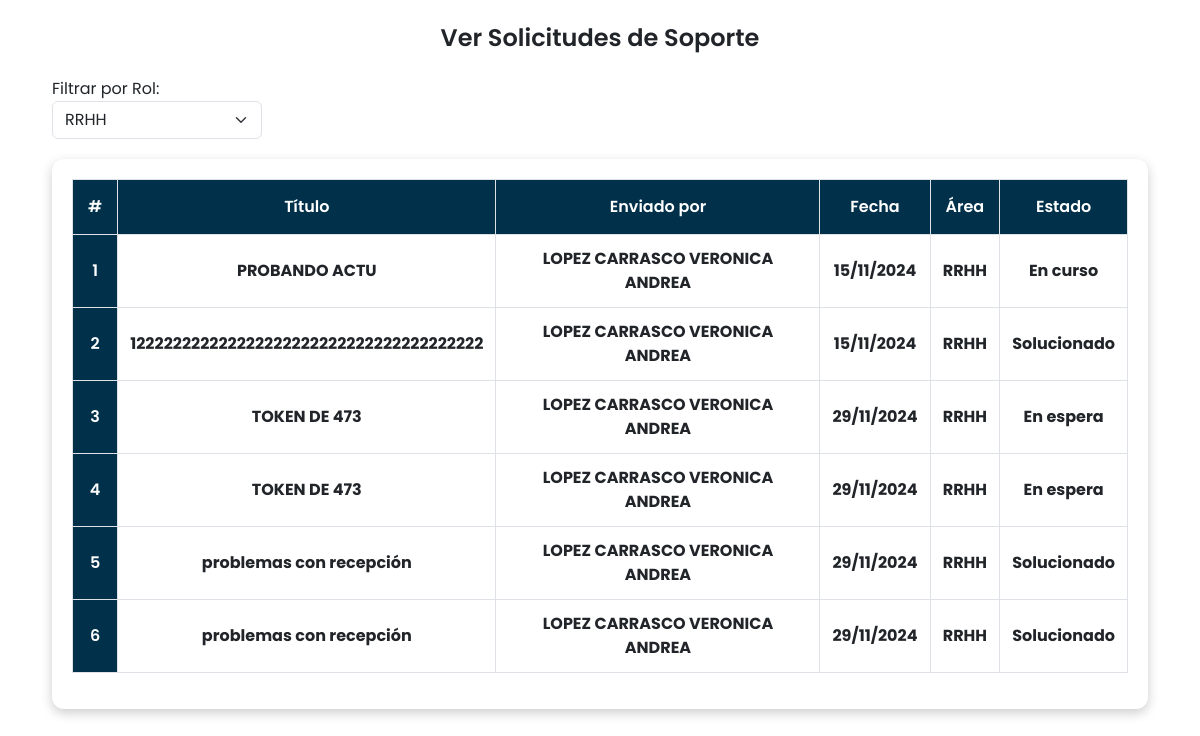
Page /Aplicacion/prueba.php?rol_id=5 (signed in) on the committed database.
### tables this page shows
CREATE TABLE `soportes` (
  `id` int(11) NOT NULL,
  `titulo` varchar(255) NOT NULL,
  `contenido` text DEFAULT NULL,
  `urgencia` enum('442','473') NOT NULL DEFAULT '442',
  `imagen` varchar(255) DEFAULT NULL,
  `fecha_creacion` timestamp NOT NULL DEFAULT current_timestamp(),
  `rut` varchar(13) NOT NULL,
  `rol_id` int(11) NOT NULL,
  `estado` enum('En espera','En curso','Solucionado') DEFAULT 'En espera',
  `fecha_solucionado` timestamp NULL DEFAULT NULL
);

CREATE TABLE `personal` (
  `rut` varchar(13) NOT NULL,
  `nombre` varchar(255) NOT NULL,
  `correo` varchar(255) NOT NULL,
  `imagen` varchar(255) DEFAULT NULL,
  `fecha_nacimiento` date DEFAULT NULL,
  `cargo_id` int(11) NOT NULL,
  `rol_id` int(11) NOT NULL,
  `activo` tinyint(1) DEFAULT 1,
  `admin` tinyint(1) DEFAULT 0
);

CREATE TABLE `roles` (
  `id` int(11) NOT NULL,
  `rol` varchar(255) NOT NULL
);

### Aplicacion/prueba.php (the view, shortened to what this page needs)
<?php
include("conexion.php");
$rol_id_seleccionado = isset($_GET['rol_id']) ? $_GET['rol_id'] : 0;
$sql_roles = "SELECT id, rol FROM roles";
$result_roles = $conn->query($sql_roles);
if ($rol_id_seleccionado == 0) {
    $sql_solicitudes = "SELECT soportes.*, roles.rol, personal.nombre, personal.imagen as profile_photo, soportes.estado
                    FROM soportes
                    JOIN roles ON soportes.rol_id = roles.id
                    JOIN personal ON soportes.rut = personal.rut";
} else {
    $sql_solicitudes = "SELECT soportes.*, roles.rol, personal.nombre, personal.imagen as profile_photo, soportes.estado
                        FROM soportes
                        JOIN roles ON soportes.rol_id = roles.id
                        JOIN personal ON soportes.rut = personal.rut
                        WHERE soportes.rol_id = '$rol_id_seleccionado'";
}
$result_solicitudes = $conn->query($sql_solicitudes);
?>
<!DOCTYPE html>
<html lang="es">
<head>
    <link href="https://cdn.jsdelivr.net/npm/bootstrap@5.3.0-alpha3/dist/css/bootstrap.min.css" rel="stylesheet">
    <link href="https://cdn.lineicons.com/4.0/lineicons.css" rel="stylesheet" />
    <link href="style.css" rel="stylesheet">
</head>
<body>
<div class="container">
    <h1 class="text-center my-4">Ver Solicitudes de Soporte</h1>
    <div class="filter-container">
        <form method="GET" action="">
            <label for="rol_id">Filtrar por Rol:</label>
            <select name="rol_id" id="rol_id" class="form-select" onchange="this.form.submit()">
                <?php while ($rol = $result_roles->fetch_assoc()) { ?>
                    <option value="<?php echo $rol['id']; ?>" <?php echo $rol_id_seleccionado == $rol['id'] ? 'selected' : ''; ?>>
                        <?php echo $rol['rol']; ?>
                    </option>
                <?php } ?>
            </select>
        </form>
    </div>
    <div class="table-container">
        <table class="table table-bordered table-hover">
            <thead>
                <tr>
                    <th scope="col">#</th>
                    <th scope="col">Título</th>
                    <th scope="col">Enviado por</th>
                    <th scope="col">Fecha</th>
                    <th scope="col">Área</th>
                    <th scope="col">Estado</th>
                </tr>
            </thead>
            <tbody>
    <?php if ($result_solicitudes->num_rows > 0) {
        $index = 1;
        while($soporte = $result_solicitudes->fetch_assoc()) { ?>
        <tr onclick="toggleDetail('<?php echo $soporte['titulo']; ?>', '<?php echo $soporte['contenido']; ?>', '<?php echo $soporte['estado']; ?>', '<?php echo !empty($soporte['imagen']) ? $soporte['imagen'] : 'Images/noimagen.jpg'; ?>', '<?php echo $soporte['id']; ?>','')">
            <th scope="row"><?php echo $index++; ?></th>
            <td><?php echo $soporte['titulo']; ?></td>
            <td><?php echo $soporte['nombre']; ?></td>
            <td><?php echo date('d/m/Y', strtotime($soporte['fecha_creacion'])); ?></td>
            <td><?php echo $soporte['rol']; ?></td>
            <td><?php echo $soporte['estado']; ?></td>
        </tr>
    <?php } } else { ?>
        <tr>
            <td colspan="7" class="text-center">No se encontraron solicitudes de soporte.</td>
        </tr>
    <?php } ?>
</tbody>
        </table>
    </div>
</div>
</body>
</html>

### Aplicacion/styles/style.css (style rules this page uses)
h1 { font-weight: 600; font-size: 1.5rem; }
body { font-family: 'Poppins', sans-serif; font-family: 'Poppins', sans-serif !important; }
* { margin: 0; padding: 0; box-sizing: border-box; }
.table-container { margin-top: 20px; }
.table th, .table td { vertical-align: middle; }
.filter-container { display: flex; align-items: center; margin-bottom: 20px; }
.filter-container form { align-items: center; margin-right: 30px; }
.table-container { margin: 10px; background-color: white; border-radius: 12px; padding: 20px; box-shadow: 0 4px 12px rgba(0, 0, 0, 0.2); width: auto; height: auto; }
.table th { background-color: #00304A; color: #fff; text-align: center; font-weight: 600; padding: 15px; border-top: none; }
.table td { text-align: center; vertical-align: middle; padding: 12px; font-size: 1rem; font-weight: bold; text-overflow: ellipsis; }
.filter-container { margin-left: 10px; }

### rows in the picture
soportes: titulo "PROBANDO ACTU", rut.nombre "LOPEZ CARRASCO VERONICA ANDREA", fecha_creacion "15/11/2024", rol.rol "RRHH", estado "En curso"
soportes: titulo "122222222222222222222222222222222222222", rut.nombre "LOPEZ CARRASCO VERONICA ANDREA", fecha_creacion "15/11/2024", rol.rol "RRHH", estado "Solucionado"
soportes: titulo "TOKEN DE 473", rut.nombre "LOPEZ CARRASCO VERONICA ANDREA", fecha_creacion "29/11/2024", rol.rol "RRHH", estado "En espera"
soportes: titulo "TOKEN DE 473", rut.nombre "LOPEZ CARRASCO VERONICA ANDREA", fecha_creacion "29/11/2024", rol.rol "RRHH", estado "En espera"
soportes: titulo "problemas con recepción", rut.nombre "LOPEZ CARRASCO VERONICA ANDREA", fecha_creacion "29/11/2024", rol.rol "RRHH", estado "Solucionado"
soportes: titulo "problemas con recepción", rut.nombre "LOPEZ CARRASCO VERONICA ANDREA", fecha_creacion "29/11/2024", rol.rol "RRHH", estado "Solucionado"

### other values in the picture
form field rol_id "RRHH"
